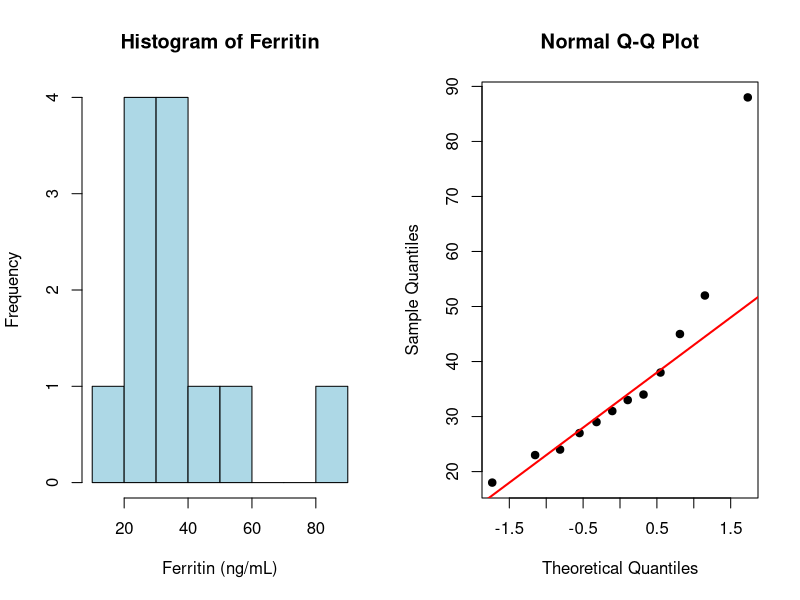
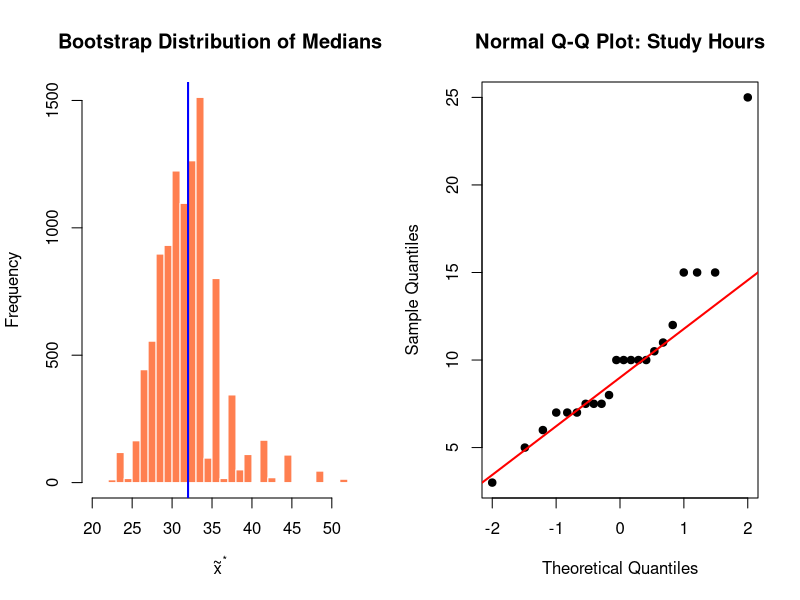

Generate these figures, in order, with R:
## ---- chunk 1
#| label: "setup"
library(tidyverse)
set.seed(551)
theme_set(theme_minimal(base_size = 14))
## ---- chunk 2
x <- 8
n <- 60
p_hat <- x / n

cat("Sample proportion:", p_hat, "=", round(p_hat * 100, 2), "%\n")

# Wald interval
z <- qnorm(0.975)
se_wald <- sqrt(p_hat * (1 - p_hat) / n)
wald_ci <- p_hat + c(-1, 1) * z * se_wald

cat("95% Wald CI: (", round(wald_ci[1], 4), ",", round(wald_ci[2], 4), ")\n")
cat("Or as percentages: (", round(wald_ci[1] * 100, 2), "%,", round(wald_ci[2] * 100, 2), "%)")
## ---- chunk 3
# Score interval using prop.test
score_result <- prop.test(x, n, correct = FALSE)
score_ci <- score_result$conf.int

cat("95% Score (Wilson) CI: (", round(score_ci[1], 4), ",", round(score_ci[2], 4), ")\n")
cat("Or as percentages: (", round(score_ci[1] * 100, 2), "%,", round(score_ci[2] * 100, 2), "%)\n\n")

# Comparison
cat("Comparison:\n")
cat("Wald interval width:", round((wald_ci[2] - wald_ci[1]) * 100, 2), "percentage points\n")
cat("Score interval width:", round((score_ci[2] - score_ci[1]) * 100, 2), "percentage points\n")
## ---- chunk 4
cat("Upper bound of 95% Score CI:", round(score_ci[2] * 100, 2), "%\n")
cat("FDA requirement: upper bound < 20%\n")
cat("Drug meets criterion:", score_ci[2] < 0.20)
## ---- chunk 5
ferritin <- c(23, 31, 18, 45, 27, 52, 34, 29, 38, 24, 88, 33)
n <- length(ferritin)
## ---- chunk 6
cat("Sample mean:", round(mean(ferritin), 2), "ng/mL\n")
cat("Sample median:", median(ferritin), "ng/mL\n")
cat("Sample SD:", round(sd(ferritin), 2), "ng/mL\n")

# Q-Q plot
par(mfrow = c(1, 2))
hist(ferritin, main = "Histogram of Ferritin", xlab = "Ferritin (ng/mL)", 
     col = "lightblue", breaks = 8)
qqnorm(ferritin, main = "Normal Q-Q Plot", pch = 19)
qqline(ferritin, col = "red", lwd = 2)
## ---- chunk 7
set.seed(551)
B <- 10000

boot_means <- replicate(B, {
  boot_sample <- sample(ferritin, n, replace = TRUE)
  mean(boot_sample)
})

boot_se <- sd(boot_means)
classical_se <- sd(ferritin) / sqrt(n)

cat("Bootstrap SE:", round(boot_se, 3), "\n")
cat("Classical SE (s/√n):", round(classical_se, 3), "\n")
cat("Ratio (boot/classical):", round(boot_se / classical_se, 3))
## ---- chunk 8
percentile_ci <- quantile(boot_means, probs = c(0.025, 0.975))
cat("95% Bootstrap Percentile CI: (", round(percentile_ci[1], 2), ",", 
    round(percentile_ci[2], 2), ") ng/mL")
## ---- chunk 9
xbar <- mean(ferritin)
t_crit <- qt(0.975, df = n - 1)

boot_t_ci <- xbar + c(-1, 1) * t_crit * boot_se
cat("95% Bootstrap t CI: (", round(boot_t_ci[1], 2), ",", 
    round(boot_t_ci[2], 2), ") ng/mL")
## ---- chunk 10
classical_t <- t.test(ferritin)$conf.int

cat("Classical t-interval: (", round(classical_t[1], 2), ",", 
    round(classical_t[2], 2), ") ng/mL\n")
cat("Bootstrap percentile: (", round(percentile_ci[1], 2), ",", 
    round(percentile_ci[2], 2), ") ng/mL\n")
cat("Bootstrap t:          (", round(boot_t_ci[1], 2), ",", 
    round(boot_t_ci[2], 2), ") ng/mL\n")
## ---- chunk 11
standard <- c(42, 38, 51, 44, 47, 55, 40, 49)
accelerated <- c(35, 32, 41, 38, 36, 44, 33, 39)
## ---- chunk 12
mean_std <- mean(standard)
mean_acc <- mean(accelerated)
obs_diff <- mean_std - mean_acc

cat("Mean (Standard):", round(mean_std, 2), "days\n")
cat("Mean (Accelerated):", round(mean_acc, 2), "days\n")
cat("Observed difference:", round(obs_diff, 2), "days")
## ---- chunk 13
set.seed(551)
B <- 10000
n_std <- length(standard)
n_acc <- length(accelerated)

boot_diffs <- replicate(B, {
  boot_std <- sample(standard, n_std, replace = TRUE)
  boot_acc <- sample(accelerated, n_acc, replace = TRUE)
  mean(boot_std) - mean(boot_acc)
})

boot_ci_diff <- quantile(boot_diffs, probs = c(0.025, 0.975))
cat("95% Bootstrap Percentile CI for difference: (", 
    round(boot_ci_diff[1], 2), ",", round(boot_ci_diff[2], 2), ") days")
## ---- chunk 14
cat("Does CI exclude 0?", !((boot_ci_diff[1] < 0) & (0 < boot_ci_diff[2])), "\n")
## ---- chunk 15
ferritin <- c(23, 31, 18, 45, 27, 52, 34, 29, 38, 24, 88, 33)
n <- length(ferritin)
## ---- chunk 16
set.seed(551)
B <- 10000

boot_medians <- replicate(B, {
  boot_sample <- sample(ferritin, n, replace = TRUE)
  median(boot_sample)
})

hist(boot_medians, breaks = 30, main = "Bootstrap Distribution of Medians",
     xlab = expression(tilde(x)^"*"), col = "coral", border = "white")
abline(v = median(ferritin), col = "blue", lwd = 2)
## ---- chunk 17
median_ci <- quantile(boot_medians, probs = c(0.025, 0.975))
cat("Sample median:", median(ferritin), "ng/mL\n")
cat("95% Bootstrap Percentile CI for median: (", 
    round(median_ci[1], 2), ",", round(median_ci[2], 2), ") ng/mL")
## ---- chunk 18
cat("Mean:", round(mean(ferritin), 2), "ng/mL\n")
cat("Median:", median(ferritin), "ng/mL\n")
cat("Difference:", round(mean(ferritin) - median(ferritin), 2), "ng/mL\n")
## ---- chunk 19
study_hours <- c(15, 10, 10, 15, 25, 7, 3, 8, 10, 10, 11, 7, 
                 5, 15, 7.5, 7.5, 12, 7, 10.5, 6, 10, 7.5)
n <- length(study_hours)
## ---- chunk 20
t_result <- t.test(study_hours)
cat("Sample mean:", round(mean(study_hours), 2), "hours\n")
cat("Sample SD:", round(sd(study_hours), 2), "hours\n")
cat("95% t-interval: (", round(t_result$conf.int[1], 2), ",", 
    round(t_result$conf.int[2], 2), ") hours")
## ---- chunk 21
qqnorm(study_hours, main = "Normal Q-Q Plot: Study Hours", pch = 19)
qqline(study_hours, col = "red", lwd = 2)
## ---- chunk 22
set.seed(551)
B <- 10000

boot_means_study <- replicate(B, {
  mean(sample(study_hours, n, replace = TRUE))
})

boot_ci_study <- quantile(boot_means_study, probs = c(0.025, 0.975))
cat("95% Bootstrap Percentile CI: (", round(boot_ci_study[1], 2), ",", 
    round(boot_ci_study[2], 2), ") hours")
## ---- chunk 23
cat("t-interval:          (", round(t_result$conf.int[1], 2), ",", 
    round(t_result$conf.int[2], 2), ")\n")
cat("Bootstrap percentile: (", round(boot_ci_study[1], 2), ",", 
    round(boot_ci_study[2], 2), ")\n")
## ---- chunk 24
n_pilot <- 20
xbar_pilot <- 47
s_pilot <- 18
## ---- chunk 25
E <- 5  # desired margin of error
z <- qnorm(0.975)
sigma_est <- s_pilot

n_required <- (z * sigma_est / E)^2
cat("Required sample size:", ceiling(n_required), "patients")
## ---- chunk 26
n_available <- 100
margin_100 <- z * sigma_est / sqrt(n_available)
cat("Expected margin of error with n = 100:", round(margin_100, 2), "minutes")
## ---- chunk 27
# Using t-interval since sigma is unknown
t_crit <- qt(0.975, df = n_pilot - 1)
se_pilot <- s_pilot / sqrt(n_pilot)
margin_pilot <- t_crit * se_pilot

ci_pilot <- xbar_pilot + c(-1, 1) * margin_pilot

cat("95% CI for mean wait time: (", round(ci_pilot[1], 2), ",", 
    round(ci_pilot[2], 2), ") minutes\n\n")

cat("Hospital target: 45 minutes\n")
cat("Is 45 in the CI?", (ci_pilot[1] < 45) & (45 < ci_pilot[2]), "\n")
cat("Lower bound of CI:", round(ci_pilot[1], 2), "minutes")
